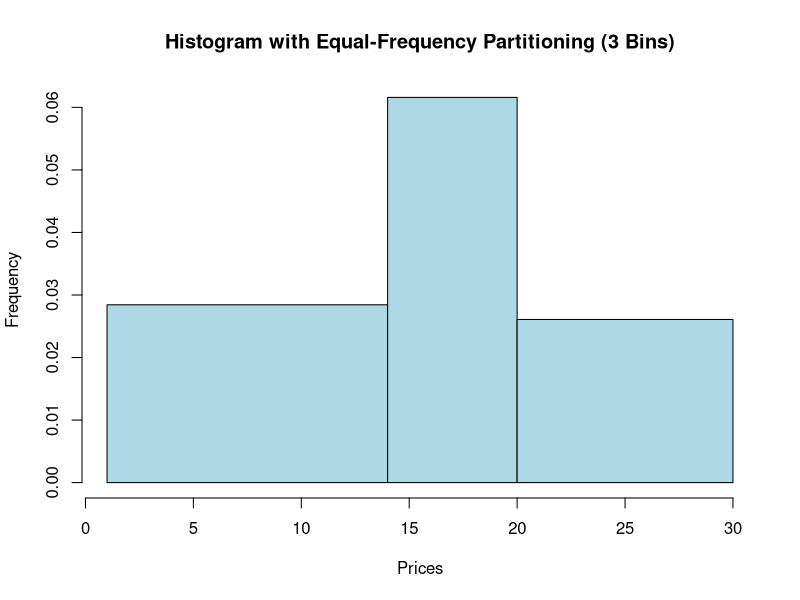

Recreate this plot in R.
# Create the dataset
prices <- c(1, 1, 5, 5, 5, 5, 5, 8, 8, 10, 10, 10, 10, 12, 14, 14, 14, 15, 15, 15, 15, 15, 15, 18, 18, 18, 18, 18, 20, 20, 20, 20, 20, 20, 21, 21, 21, 21, 25, 25, 25, 25, 25, 28, 28, 30)

# (i) Partition the dataset using equal-frequency method with 3 bins
bin_equal_frequency <- cut(prices, breaks = quantile(prices, probs = c(0, 1/3, 2/3, 1)), labels = FALSE)

# (ii) Apply data smoothing using bin means and bin boundaries
bin_means <- tapply(prices, bin_equal_frequency, mean)
bin_boundaries <- quantile(prices, probs = c(0, 1/3, 2/3, 1))

# (iii) Plot Histogram for the above frequency division
hist(prices, breaks = bin_boundaries, main = "Histogram with Equal-Frequency Partitioning (3 Bins)",
     xlab = "Prices", ylab = "Frequency", col = "lightblue")